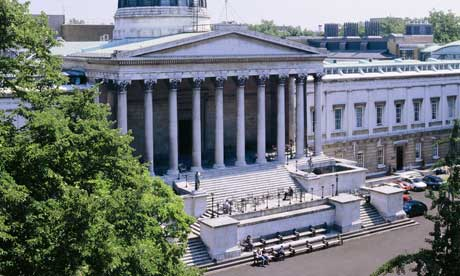
%> input picture 1 Intro/ucl.jpg, 460 x 276 px
$ octave '0c Data visualization.m'   (GNU Octave 9; MATLAB toolbox functions it lacks are replaced by stand-ins)
%> lines starting %> are read from the running program, lines starting %| are printed output that depends on the picture
%Practical 0c. Figures and display

%The goal of this practical is to investigate the plotting and display
%functions of Matlab.

%Close all previous figures and clear all memory
close all;
clear all;

%let's create some data
x = 1:20;
y = exp(x/10);
z = sin(x);

%we can create a new figure using
h = figure
% the command figure returns a handle h that will help us modify the figure

%Each figure has a set of properties associated with it

%TO DO
%retrieve the figures properties using the command get(h);
get(h)
%TO DO
%retrieve the current colour of the figure by using the syntax
%get(h,'PropertyName')
get(h,'Color')
%TO DO
%change the colour of the figure to white using the syntax
%set(h,'PropertyName',newValue)
set(h,'Color',[1 1 1])
%TO DO
%create a new figure and store the handle in variable g
%change the position of and size of this figure using the 'Position'
%property
g = figure
set(g,'Position',[440 478 460 400])
%TO DO
%select the first figure again by using
%figure(h)
figure(h)
%Let us plot a graph of x against y using the command
j = plot(x,y,'r>-');
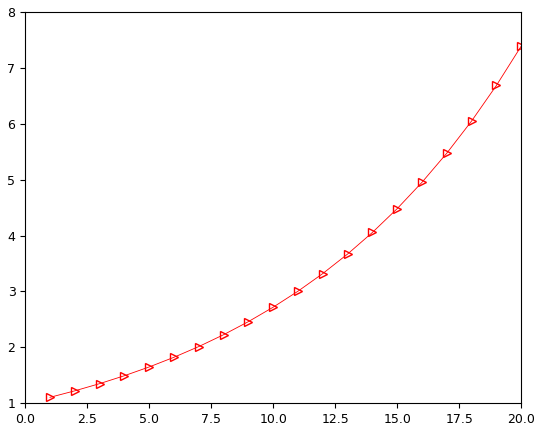
%> figure redrawn from the program's plot data; curve peaks at x = 20, y = 7.39
%The 'r>.' is a line specification.  It
%means draw a red line that is continuous with triangular markers

%TO DO
%Change this command to draw a dashed green line with circular markers. You
%can find out how to do this by looking up 'linespec' in the help.  Use the
%command 'doc linespec' to do this.
j = plot(x,y,'--og');
%The plot command again returns a handle, j

%TO DO
%Change the color and width of the line using the 'set' command
set(j,'LineWidth',2)
set(j,'Color',[1 0 0])

%The objects in Matlab form a hierarchy.  The root object has one or more children which
%are figures. These figures have children which are sets of axes.  The axes have children
%which are lines.  You can retrieve the handle of the parent or child by extracting
%the 'parent' or 'children' field of the object using the 'get' command.

%TO DO
%Retrieve the handle of the
%axes that the line is plotted in by finding the parent of the line and
%storing it in a variable m.  You can see the properties by doing 'get(m)'
%Change the 'Box' property of the axis to 'off' (retain the quotes here)
m = get(j,'Parent')
set(m,'Box','off')
%TO DO
%plot a new line of x vs z
%you should find that it completely replaced the previous curve
%to draw two curves on the same axis, you use the command 'hold on' before
%plotting the second curve.
hold on
j=plot(x,z)

%NOTE THAT you can get the handle to the current axis more conveniently,
%by using the command 'gca' - get current axis.  The command 'gcf' returns
%a handle to the current figure in the same way.

%=====================================================================

%Now let's investigate displaying images.

%TO DO
%Create a 150 by 100 array of random numbers
%Display the array using the the command 'imagesc'
A = randn(150, 100)
imagesc(A)
%Use the command 'colorbar' to add a colorbar indicating what the colours
%mean
colorbar
%Use the command 'colormap(hot)' to change the colour map
colormap(hot)
%Use the command 'axis off' to remove the axis
axis off
%Use the command 'axis square' to make the pixels square
axis square
%TO DO
%load in the image 'ucl.jpg' using the command 'imread'
%use the command 'whos' to note its dimensions and class
%display the image using the command 'whos'
A = imread('ucl.jpg')
%> A is the input picture: size 276x460x3 uint8; mean R, G, B 112.2, 118.7, 121.2
whos
%display the image using the command 'image'
image
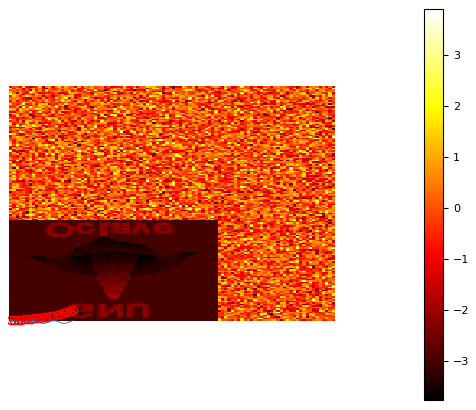
%> figure redrawn from the program's plot data

%Finally look up the following commands in the help
%'bar','surf','plot3','semilogx'
